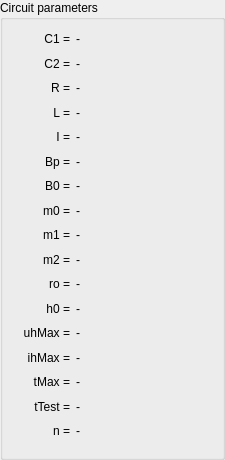
<?xml version="1.0" encoding="UTF-8"?>
<ui version="4.0">
 <class>CircuitParametersWidget</class>
 <widget class="QWidget" name="CircuitParametersWidget">
  <property name="geometry">
   <rect>
    <x>0</x>
    <y>0</y>
    <width>225</width>
    <height>460</height>
   </rect>
  </property>
  <property name="windowTitle">
   <string>Form</string>
  </property>
  <widget class="QGroupBox" name="groupBox">
   <property name="geometry">
    <rect>
     <x>0</x>
     <y>0</y>
     <width>225</width>
     <height>460</height>
    </rect>
   </property>
   <property name="minimumSize">
    <size>
     <width>225</width>
     <height>460</height>
    </size>
   </property>
   <property name="title">
    <string>Circuit parameters</string>
   </property>
   <widget class="QWidget" name="horizontalLayoutWidget_2">
    <property name="geometry">
     <rect>
      <x>10</x>
      <y>30</y>
      <width>211</width>
      <height>411</height>
     </rect>
    </property>
    <layout class="QHBoxLayout" name="horizontalLayout_21">
     <item>
      <layout class="QVBoxLayout" name="verticalLayout_9">
       <item>
        <layout class="QHBoxLayout" name="horizontalLayout_37">
         <item>
          <widget class="QLabel" name="label_35">
           <property name="maximumSize">
            <size>
             <width>60</width>
             <height>16777215</height>
            </size>
           </property>
           <property name="text">
            <string>&lt;html&gt;&lt;head/&gt;&lt;body&gt;&lt;p align=&quot;right&quot;&gt;C1 =&lt;/p&gt;&lt;/body&gt;&lt;/html&gt;</string>
           </property>
          </widget>
         </item>
         <item>
          <widget class="QLabel" name="value_c1">
           <property name="text">
            <string>&lt;html&gt;&lt;head/&gt;&lt;body&gt;&lt;p&gt;-&lt;/p&gt;&lt;/body&gt;&lt;/html&gt;</string>
           </property>
          </widget>
         </item>
        </layout>
       </item>
       <item>
        <layout class="QHBoxLayout" name="horizontalLayout_38">
         <item>
          <widget class="QLabel" name="label_36">
           <property name="maximumSize">
            <size>
             <width>60</width>
             <height>16777215</height>
            </size>
           </property>
           <property name="text">
            <string>&lt;html&gt;&lt;head/&gt;&lt;body&gt;&lt;p align=&quot;right&quot;&gt;C2 =&lt;/p&gt;&lt;/body&gt;&lt;/html&gt;</string>
           </property>
          </widget>
         </item>
         <item>
          <widget class="QLabel" name="value_c2">
           <property name="text">
            <string>&lt;html&gt;&lt;head/&gt;&lt;body&gt;&lt;p&gt;-&lt;/p&gt;&lt;/body&gt;&lt;/html&gt;</string>
           </property>
          </widget>
         </item>
        </layout>
       </item>
       <item>
        <layout class="QHBoxLayout" name="horizontalLayout_39">
         <item>
          <widget class="QLabel" name="label_37">
           <property name="maximumSize">
            <size>
             <width>60</width>
             <height>16777215</height>
            </size>
           </property>
           <property name="text">
            <string>&lt;html&gt;&lt;head/&gt;&lt;body&gt;&lt;p align=&quot;right&quot;&gt;R =&lt;/p&gt;&lt;/body&gt;&lt;/html&gt;</string>
           </property>
          </widget>
         </item>
         <item>
          <widget class="QLabel" name="value_r">
           <property name="text">
            <string>&lt;html&gt;&lt;head/&gt;&lt;body&gt;&lt;p&gt;-&lt;/p&gt;&lt;/body&gt;&lt;/html&gt;</string>
           </property>
          </widget>
         </item>
        </layout>
       </item>
       <item>
        <layout class="QHBoxLayout" name="horizontalLayout_40">
         <item>
          <widget class="QLabel" name="label_38">
           <property name="maximumSize">
            <size>
             <width>60</width>
             <height>16777215</height>
            </size>
           </property>
           <property name="text">
            <string>&lt;html&gt;&lt;head/&gt;&lt;body&gt;&lt;p align=&quot;right&quot;&gt;L =&lt;/p&gt;&lt;/body&gt;&lt;/html&gt;</string>
           </property>
          </widget>
         </item>
         <item>
          <widget class="QLabel" name="value_l">
           <property name="text">
            <string>&lt;html&gt;&lt;head/&gt;&lt;body&gt;&lt;p&gt;-&lt;/p&gt;&lt;/body&gt;&lt;/html&gt;</string>
           </property>
          </widget>
         </item>
        </layout>
       </item>
       <item>
        <layout class="QHBoxLayout" name="horizontalLayout_41">
         <item>
          <widget class="QLabel" name="label_39">
           <property name="maximumSize">
            <size>
             <width>60</width>
             <height>16777215</height>
            </size>
           </property>
           <property name="text">
            <string>&lt;html&gt;&lt;head/&gt;&lt;body&gt;&lt;p align=&quot;right&quot;&gt;I =&lt;/p&gt;&lt;/body&gt;&lt;/html&gt;</string>
           </property>
          </widget>
         </item>
         <item>
          <widget class="QLabel" name="value_i">
           <property name="text">
            <string>&lt;html&gt;&lt;head/&gt;&lt;body&gt;&lt;p&gt;-&lt;/p&gt;&lt;/body&gt;&lt;/html&gt;</string>
           </property>
          </widget>
         </item>
        </layout>
       </item>
       <item>
        <layout class="QHBoxLayout" name="horizontalLayout_42">
         <item>
          <widget class="QLabel" name="label_40">
           <property name="maximumSize">
            <size>
             <width>60</width>
             <height>16777215</height>
            </size>
           </property>
           <property name="text">
            <string>&lt;html&gt;&lt;head/&gt;&lt;body&gt;&lt;p align=&quot;right&quot;&gt;Bp =&lt;/p&gt;&lt;/body&gt;&lt;/html&gt;</string>
           </property>
          </widget>
         </item>
         <item>
          <widget class="QLabel" name="value_bp">
           <property name="text">
            <string>&lt;html&gt;&lt;head/&gt;&lt;body&gt;&lt;p&gt;-&lt;/p&gt;&lt;/body&gt;&lt;/html&gt;</string>
           </property>
          </widget>
         </item>
        </layout>
       </item>
       <item>
        <layout class="QHBoxLayout" name="horizontalLayout_43">
         <item>
          <widget class="QLabel" name="label_41">
           <property name="maximumSize">
            <size>
             <width>60</width>
             <height>16777215</height>
            </size>
           </property>
           <property name="text">
            <string>&lt;html&gt;&lt;head/&gt;&lt;body&gt;&lt;p align=&quot;right&quot;&gt;B0 =&lt;/p&gt;&lt;/body&gt;&lt;/html&gt;</string>
           </property>
          </widget>
         </item>
         <item>
          <widget class="QLabel" name="value_b0">
           <property name="text">
            <string>&lt;html&gt;&lt;head/&gt;&lt;body&gt;&lt;p&gt;-&lt;/p&gt;&lt;/body&gt;&lt;/html&gt;</string>
           </property>
          </widget>
         </item>
        </layout>
       </item>
       <item>
        <layout class="QHBoxLayout" name="horizontalLayout_44">
         <item>
          <widget class="QLabel" name="label_42">
           <property name="maximumSize">
            <size>
             <width>60</width>
             <height>16777215</height>
            </size>
           </property>
           <property name="text">
            <string>&lt;html&gt;&lt;head/&gt;&lt;body&gt;&lt;p align=&quot;right&quot;&gt;m0 =&lt;/p&gt;&lt;/body&gt;&lt;/html&gt;</string>
           </property>
          </widget>
         </item>
         <item>
          <widget class="QLabel" name="value_m0">
           <property name="text">
            <string>&lt;html&gt;&lt;head/&gt;&lt;body&gt;&lt;p&gt;-&lt;/p&gt;&lt;/body&gt;&lt;/html&gt;</string>
           </property>
          </widget>
         </item>
        </layout>
       </item>
       <item>
        <layout class="QHBoxLayout" name="horizontalLayout_45">
         <item>
          <widget class="QLabel" name="label_43">
           <property name="maximumSize">
            <size>
             <width>60</width>
             <height>16777215</height>
            </size>
           </property>
           <property name="text">
            <string>&lt;html&gt;&lt;head/&gt;&lt;body&gt;&lt;p align=&quot;right&quot;&gt;m1 =&lt;/p&gt;&lt;/body&gt;&lt;/html&gt;</string>
           </property>
          </widget>
         </item>
         <item>
          <widget class="QLabel" name="value_m1">
           <property name="text">
            <string>&lt;html&gt;&lt;head/&gt;&lt;body&gt;&lt;p&gt;-&lt;/p&gt;&lt;/body&gt;&lt;/html&gt;</string>
           </property>
          </widget>
         </item>
        </layout>
       </item>
       <item>
        <layout class="QHBoxLayout" name="horizontalLayout_46">
         <item>
          <widget class="QLabel" name="label_44">
           <property name="maximumSize">
            <size>
             <width>60</width>
             <height>16777215</height>
            </size>
           </property>
           <property name="text">
            <string>&lt;html&gt;&lt;head/&gt;&lt;body&gt;&lt;p align=&quot;right&quot;&gt;m2 =&lt;/p&gt;&lt;/body&gt;&lt;/html&gt;</string>
           </property>
          </widget>
         </item>
         <item>
          <widget class="QLabel" name="value_m2">
           <property name="text">
            <string>&lt;html&gt;&lt;head/&gt;&lt;body&gt;&lt;p&gt;-&lt;/p&gt;&lt;/body&gt;&lt;/html&gt;</string>
           </property>
          </widget>
         </item>
        </layout>
       </item>
       <item>
        <layout class="QHBoxLayout" name="horizontalLayout_49">
         <item>
          <widget class="QLabel" name="label_47">
           <property name="maximumSize">
            <size>
             <width>60</width>
             <height>16777215</height>
            </size>
           </property>
           <property name="text">
            <string>&lt;html&gt;&lt;head/&gt;&lt;body&gt;&lt;p align=&quot;right&quot;&gt;ro =&lt;/p&gt;&lt;/body&gt;&lt;/html&gt;</string>
           </property>
          </widget>
         </item>
         <item>
          <widget class="QLabel" name="value_ro">
           <property name="text">
            <string>&lt;html&gt;&lt;head/&gt;&lt;body&gt;&lt;p&gt;-&lt;/p&gt;&lt;/body&gt;&lt;/html&gt;</string>
           </property>
          </widget>
         </item>
        </layout>
       </item>
       <item>
        <layout class="QHBoxLayout" name="horizontalLayout_47">
         <item>
          <widget class="QLabel" name="label_45">
           <property name="maximumSize">
            <size>
             <width>60</width>
             <height>16777215</height>
            </size>
           </property>
           <property name="text">
            <string>&lt;html&gt;&lt;head/&gt;&lt;body&gt;&lt;p align=&quot;right&quot;&gt;h0 =&lt;/p&gt;&lt;/body&gt;&lt;/html&gt;</string>
           </property>
          </widget>
         </item>
         <item>
          <widget class="QLabel" name="value_h0">
           <property name="text">
            <string>&lt;html&gt;&lt;head/&gt;&lt;body&gt;&lt;p&gt;-&lt;/p&gt;&lt;/body&gt;&lt;/html&gt;</string>
           </property>
          </widget>
         </item>
        </layout>
       </item>
       <item>
        <layout class="QHBoxLayout" name="horizontalLayout_50">
         <item>
          <widget class="QLabel" name="label_48">
           <property name="maximumSize">
            <size>
             <width>60</width>
             <height>16777215</height>
            </size>
           </property>
           <property name="text">
            <string>&lt;html&gt;&lt;head/&gt;&lt;body&gt;&lt;p align=&quot;right&quot;&gt;uhMax =&lt;/p&gt;&lt;/body&gt;&lt;/html&gt;</string>
           </property>
          </widget>
         </item>
         <item>
          <widget class="QLabel" name="value_uhmax">
           <property name="text">
            <string>&lt;html&gt;&lt;head/&gt;&lt;body&gt;&lt;p&gt;-&lt;/p&gt;&lt;/body&gt;&lt;/html&gt;</string>
           </property>
          </widget>
         </item>
        </layout>
       </item>
       <item>
        <layout class="QHBoxLayout" name="horizontalLayout_51">
         <item>
          <widget class="QLabel" name="label_49">
           <property name="maximumSize">
            <size>
             <width>60</width>
             <height>16777215</height>
            </size>
           </property>
           <property name="text">
            <string>&lt;html&gt;&lt;head/&gt;&lt;body&gt;&lt;p align=&quot;right&quot;&gt;ihMax =&lt;/p&gt;&lt;/body&gt;&lt;/html&gt;</string>
           </property>
          </widget>
         </item>
         <item>
          <widget class="QLabel" name="value_ihmax">
           <property name="text">
            <string>&lt;html&gt;&lt;head/&gt;&lt;body&gt;&lt;p&gt;-&lt;/p&gt;&lt;/body&gt;&lt;/html&gt;</string>
           </property>
          </widget>
         </item>
        </layout>
       </item>
       <item>
        <layout class="QHBoxLayout" name="horizontalLayout_48">
         <item>
          <widget class="QLabel" name="label_46">
           <property name="maximumSize">
            <size>
             <width>60</width>
             <height>16777215</height>
            </size>
           </property>
           <property name="text">
            <string>&lt;html&gt;&lt;head/&gt;&lt;body&gt;&lt;p align=&quot;right&quot;&gt;tMax =&lt;/p&gt;&lt;/body&gt;&lt;/html&gt;</string>
           </property>
          </widget>
         </item>
         <item>
          <widget class="QLabel" name="value_tmax">
           <property name="text">
            <string>&lt;html&gt;&lt;head/&gt;&lt;body&gt;&lt;p&gt;-&lt;/p&gt;&lt;/body&gt;&lt;/html&gt;</string>
           </property>
          </widget>
         </item>
        </layout>
       </item>
       <item>
        <layout class="QHBoxLayout" name="horizontalLayout_53">
         <item>
          <widget class="QLabel" name="label_51">
           <property name="maximumSize">
            <size>
             <width>60</width>
             <height>16777215</height>
            </size>
           </property>
           <property name="text">
            <string>&lt;html&gt;&lt;head/&gt;&lt;body&gt;&lt;p align=&quot;right&quot;&gt;tTest =&lt;/p&gt;&lt;/body&gt;&lt;/html&gt;</string>
           </property>
          </widget>
         </item>
         <item>
          <widget class="QLabel" name="value_t_test">
           <property name="text">
            <string>&lt;html&gt;&lt;head/&gt;&lt;body&gt;&lt;p&gt;-&lt;/p&gt;&lt;/body&gt;&lt;/html&gt;</string>
           </property>
          </widget>
         </item>
        </layout>
       </item>
       <item>
        <layout class="QHBoxLayout" name="horizontalLayout_55">
         <item>
          <widget class="QLabel" name="label_53">
           <property name="maximumSize">
            <size>
             <width>60</width>
             <height>16777215</height>
            </size>
           </property>
           <property name="text">
            <string>&lt;html&gt;&lt;head/&gt;&lt;body&gt;&lt;p align=&quot;right&quot;&gt;n =&lt;/p&gt;&lt;/body&gt;&lt;/html&gt;</string>
           </property>
          </widget>
         </item>
         <item>
          <widget class="QLabel" name="value_n">
           <property name="text">
            <string>&lt;html&gt;&lt;head/&gt;&lt;body&gt;&lt;p&gt;-&lt;/p&gt;&lt;/body&gt;&lt;/html&gt;</string>
           </property>
          </widget>
         </item>
        </layout>
       </item>
      </layout>
     </item>
    </layout>
   </widget>
  </widget>
 </widget>
 <resources/>
 <connections/>
</ui>
